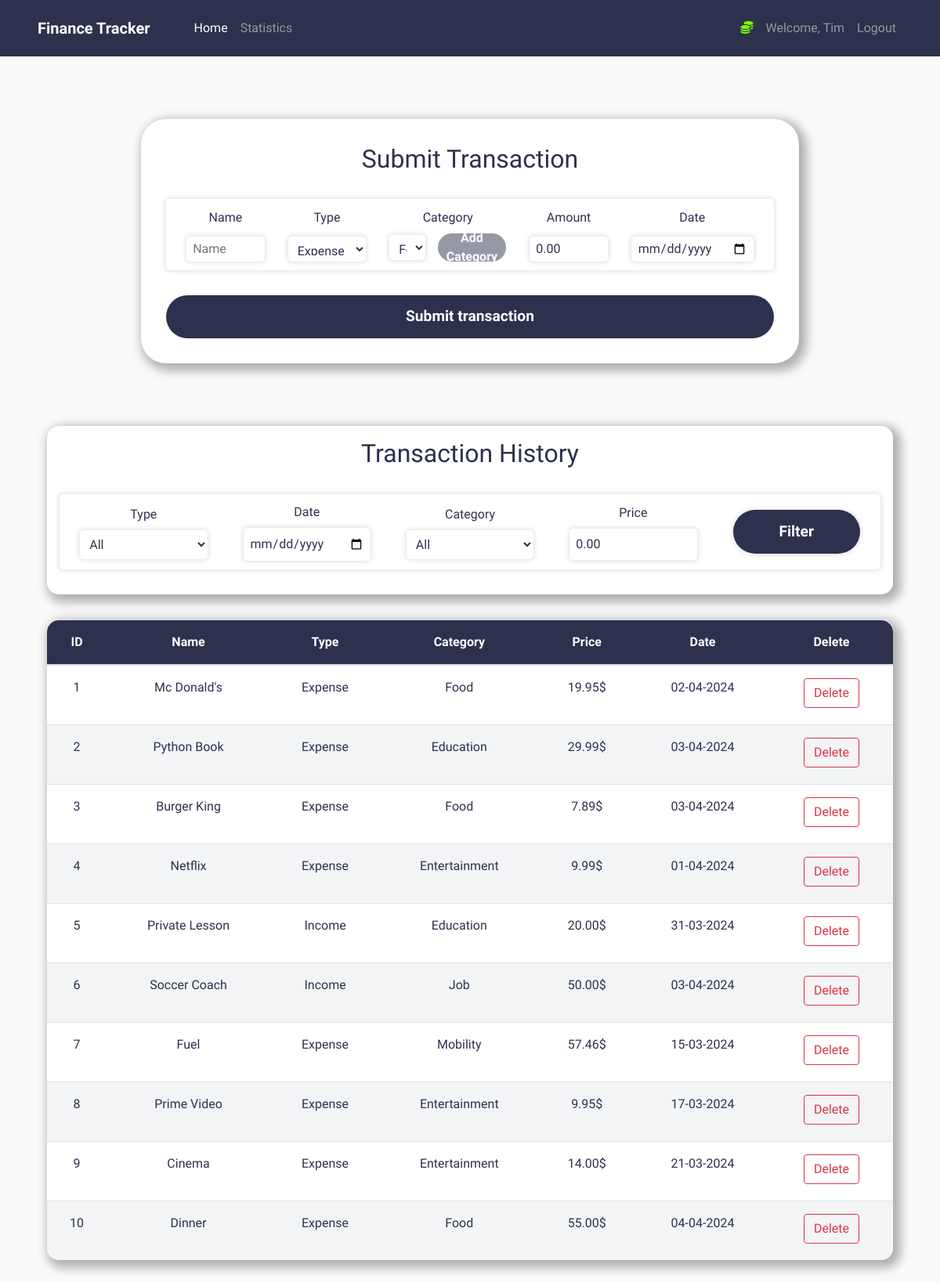
The app's page /home (signed in), older data.
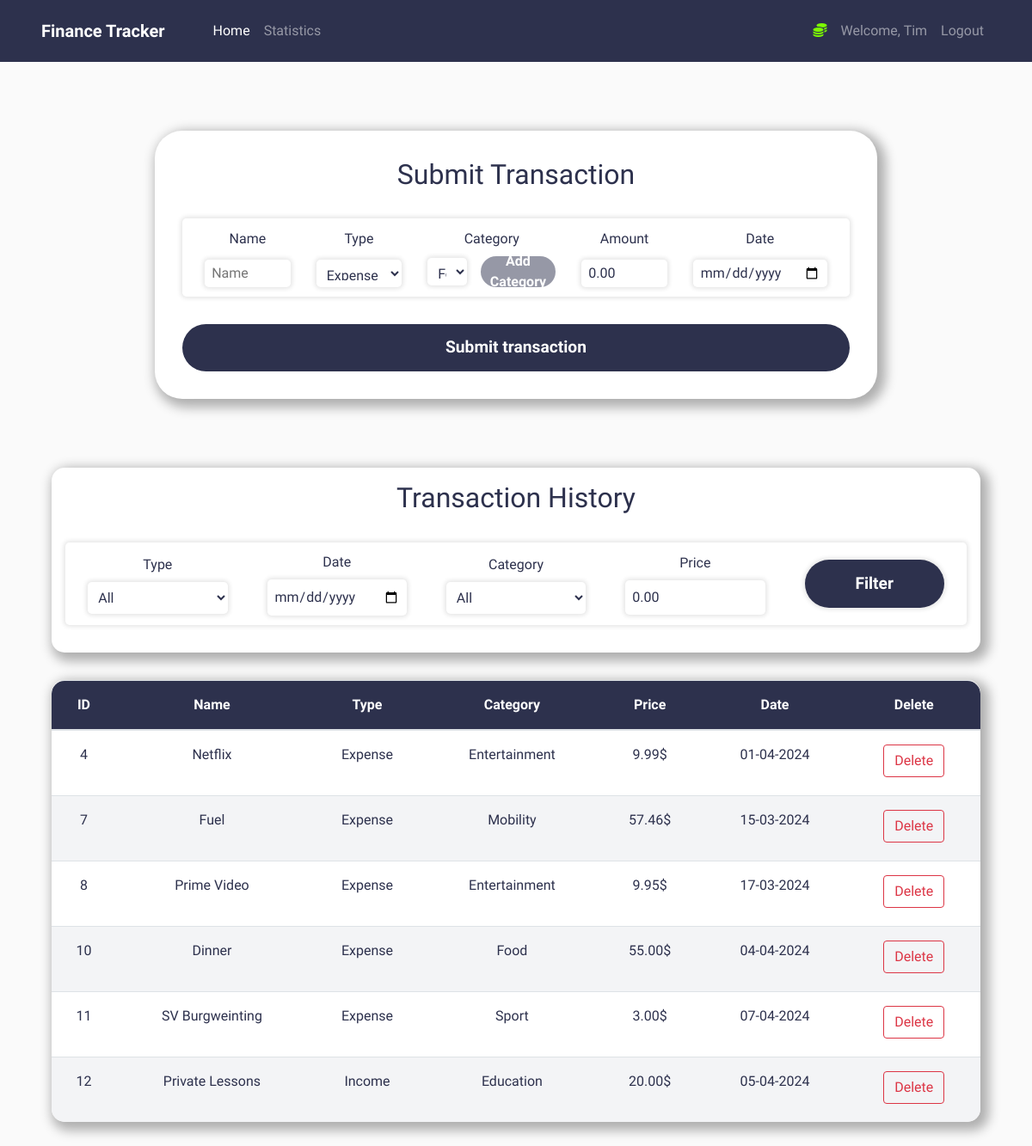
The same page, newer data.
### tracker/models.py (models this page shows, shortened)
class User(db.Model, UserMixin):
    user_id = db.Column(db.Integer(), primary_key=True)
    username = db.Column(db.String(length=30), nullable=False, unique=True)
    email_address = db.Column(db.String(length=50), nullable=False, unique=True)
    password_hash = db.Column(db.String(length=60), nullable=False)
    expenses = db.Column(db.Integer(), default=0)
    income = db.Column(db.Integer(), default=0)
    transactions = db.relationship('Transaction', backref='owned_user', lazy=True)
    @property
    def password(self):
        return self.password

class Transaction(db.Model):
    transaction_id = db.Column(db.Integer(), primary_key=True)
    name = db.Column(db.String(length=30), nullable=False)
    type = db.Column(db.String(length=30), nullable=False)
    category = db.Column(db.String(length=30), nullable=False)
    amount_rounded = db.Column(db.Float(), nullable=False)
    date = db.Column(db.DateTime(), nullable=False, default=datetime.now())
    user_id = db.Column(db.Integer(), db.ForeignKey('user.user_id'), nullable=False)
    @property
    def amount(self):
        return self.amount

### tracker/routes.py (the view, shortened to what this page needs)
@app.route('/', methods=["GET", "POST"])
@app.route('/home', methods=["GET", "POST"])
@login_required
def home_page():
    transaction_form = TransactionForm()
    category_form = CategoryForm()
    delete_transaction_form = DeleteTransactionForm()
    filter_form = FilterForm()
    if transaction_form.errors != {}:
        for err_msg in transaction_form.errors.values():
            flash(err_msg[0], category="danger")
    query = Transaction.query.filter_by(user_id=current_user.user_id)
    transactions = query.all()
    if filter_form.errors != {}:
        for err_msg in filter_form.errors.values():
            flash("Filter: " + err_msg[0], category="danger")
    return render_template('home.html',
                           transactions=transactions,
                           transaction_form=transaction_form,
                           category_form=category_form,
                           delete_transaction_form=delete_transaction_form,
                           filter_form=filter_form)

### tracker/forms.py (shortened to what this page needs)
class TransactionForm(FlaskForm):
    name = StringField(label="Name", validators=[Length(min=1, max=30), DataRequired()])
    type = SelectField(label="Type", validators=[DataRequired()], choices=[("Expense", "Expense"), ("Income", "Income")])
    category = SelectField(label="Category", validators=[DataRequired()])
    amount = DecimalField(label="Amount", validators=[DataRequired()], places=2, default=0.0)
    date = DateField(label="Date", validators=[DataRequired()], format='%Y-%m-%d')
    submit = SubmitField(label="Submit transaction", name="submit_transaction")
    def __init__(self, *args, **kwargs):
        super(TransactionForm, self).__init__(*args, **kwargs)
        categories = Category.query.filter_by(user_id=current_user.user_id).all()
        if categories:
            self.category.choices = [(category.name, category.name) for category in categories]
        else:
            self.category.choices = [('No categories yet', 'No categories yet')]
            self.category.render_kw = {'disabled': 'disabled'}

class CategoryForm(FlaskForm):
    name = StringField(label="Category Name", name="category_name", validators=[Length(min=1, max=30), DataRequired()])
    submit = SubmitField(label="Add category", name="submit_category")

### tracker/models.py (called while the page is built)
@login_manager.user_loader
def load_user(user_id):
    return User.query.get(int(user_id))

### tracker/templates/home.html (shortened to what this page needs)
{% extends "base.html" %}
{% block content %}
    <div class="submit-transaction-container">
        <h2>Submit Transaction</h2>
        <form class="submit-transaction-form" method="post">
            <div class="row">
                <div class="col">
                    {{ transaction_form.name.label() }}
                    {{ transaction_form.name(placeholder='Name') }}
                </div>
                <div class="col">
                    {{ transaction_form.type.label() }}
                    {{ transaction_form.type }}
                </div>
                <div class="col">
                    {{ transaction_form.category.label() }}
                    <div class="category-select">
                        {{ transaction_form.category(id='category') }}
                        <button class="add-category-button" data-toggle="modal" data-target="#Modal-Add-Category">Add Category</button>
                    </div>
                </div>
                <div class="col">
                    {{ transaction_form.amount.label() }}
                    {{ transaction_form.amount }}
                </div>
                <div class="col">
                    {{ transaction_form.date.label() }}
                    {{ transaction_form.date }}
                </div>
            </div>
            <div class="submit-button">
                {{ transaction_form.submit(id='submit-transaction') }}
            </div>
        </form>
    </div>
    <div class="transaction-history-container">
        <div class="transaction-history-filter">
            <h2>Transaction History</h2>
            <form method="post">
                <div class="row">
                    <div class="col">
                        {{ filter_form.type.label() }}
                        {{ filter_form.type }}
                    </div>
                    <div class="col">
                        {{ filter_form.date.label() }}
                        {{ filter_form.date }}
                    </div>
                    <div class="col">
                        {{ filter_form.category.label() }}
                        {{ filter_form.category }}
                    </div>
                    <div class="col">
                        {{ filter_form.price.label() }}
                        {{ filter_form.price }}
                    </div>
                    <div class="col">
                        <div class="submit-button">
                            {{ filter_form.submit }}
                        </div>
                    </div>
                </div>
            </form>
        </div>
        <table class="table">
            <thead>
                <tr>
                    <th scope="col">ID</th>
                    <th scope="col">Name</th>
                    <th scope="col">Type</th>
                    <th scope="col">Category</th>
                    <th scope="col">Price</th>
                    <th scope="col">Date</th>
                    <th scope="col">Delete</th>
                </tr>
            </thead>
            <tbody>
                {% for transaction in transactions %}
                    <tr>
                        <td>{{ transaction.transaction_id }}</td>
                        <td>{{ transaction.name }}</td>
                        <td>{{ transaction.type }}</td>
                        <td>{{ transaction.category }}</td>
                        <td>{{ "%.2f"|format(transaction.amount_rounded) }}$</td>
                        <td>{{ transaction.date.strftime('%d-%m-%Y') }}</td>
                        <td>
                            <button type="button" class="delete-transaction-button btn btn-outline-danger" data-transaction-id="{{ transaction.transaction_id }}" data-transaction-name="{{ transaction.name }}" style="margin-bottom:5px" data-toggle="modal" data-target="#Modal-Delete-Transaction">
                                Delete
                            </button>
                        </td>
                    </tr>
                {% endfor %}
            </tbody>
        </table>
    </div>
{% endblock %}
{% block scripts %}
    <link rel="stylesheet" href="{{ url_for('static', filename='home.css') }}">
    <link rel="stylesheet" href="{{ url_for('static', filename='category_modal.css') }}">
{% endblock %}

### tracker/templates/base.html (shortened to what this page needs)
<!doctype html>
<html lang="en">
  <head>
      <link rel="stylesheet" href="https://cdn.jsdelivr.net/npm/bootstrap@4.5.3/dist/css/bootstrap.min.css"
>
      <link rel="stylesheet" href="{{ url_for('static', filename='base.css') }}">
      <link rel="stylesheet" href="{{ url_for('static', filename='index.css') }}">
  </head>
  <body>
      <nav class="navbar navbar-expand-md navbar-dark">
          <a class="navbar-brand mr-5" href="#"><b>Finance Tracker</b></a>
          <div class="collapse navbar-collapse" id="navbarNav">
              <ul class="navbar-nav mr-auto">
                <li class="nav-item nav-link-item">
                    <a class="nav-link" id="home" href="{{ url_for('home_page') }}">Home<span class="sr-only">(current)</span></a>
                </li>
                <li class="nav-item nav-link-item">
                    <a class="nav-link" id="statistics" href="{{ url_for('statistics_page') }}">Statistics</a>
                </li>
            </ul>
              {% if current_user.is_authenticated %}
                  <ul class="navbar-nav">
                      <li class="nav-item">
                          <a class="nav-link" style="color:lawngreen; font-weight:bold">
                              <i class="fas fa-coins"></i>
                          </a>
                      </li>
                      <li class="nav-item">
                          <a class="nav-link">Welcome, {{ current_user.username }}</a>
                      </li>
                      <li class="nav-item">
                          <a class="nav-link" href="{{ url_for('logout_page') }}">Logout</a>
                      </li>
                  </ul>
              {% endif %}
          </div>
      </nav>
      {% block content %}
      {% endblock %}
      {% block scripts %}
      {% endblock %}
  </body>
</html>

### tracker/static/base.css (style rules this page uses)
* { margin: 0; padding: 0; box-sizing: border-box; }
body { background-color: var(--very-light-gray); font-family: "Public Sans", sans-serif; color: var(--dark-blue); }
.navbar { background-color: var(--dark-blue); padding: 1em 3em; }
.nav-link-item.active .nav-link { color: var(--white); }
.nav-link-item .nav-link { color: var(--grayish-blue); }

### tracker/static/index.css (style rules this page uses)
:root { --font-family: "Public Sans", sans-serif; --white: #FFFFFF; --black: #000000; --dark-blue: hsl(233, 26%, 24%); --lime-green: hsl(136, 65%, 51%); --bright-cyan: hsl(192, 70%, 51%); --grayish-blue: hsl(233, 8%, 62%); --light-grayish-blue: hsl(220, 16%, 96%); --very-light-gray: hsl(0, 0%, 98%); --green-blue-gradient: linear-gradient(90deg, rgba(49,211,92,1) 0%, rgba(43,183,218,1) 100%); }

Row changes from the older to the newer data that the page shows:
removed Transaction: amount_rounded "19.95"
removed Transaction: amount_rounded "29.99"
removed Transaction: amount_rounded "7.89"
removed Transaction: amount_rounded "20.00"
removed Transaction: amount_rounded "50.00"
removed Transaction: amount_rounded "14.00"
added Transaction: amount_rounded "3.00"
added Transaction: amount_rounded "20.00"
